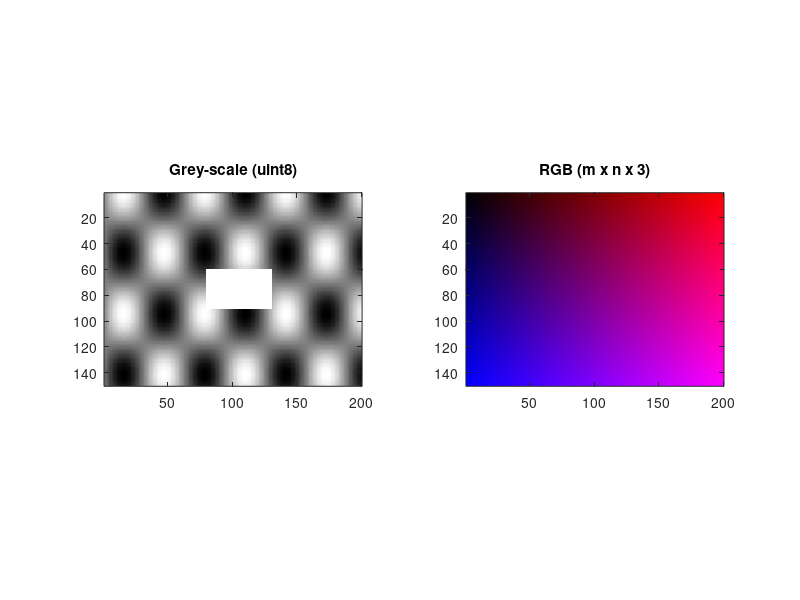

This chart was generated by the following MATLAB code:
% Day 100 · Image Processing Basics: Images as Matrices — Making and displaying an image matrix
% Run: open this file in MATLAB and press Run (or type example_1 in the Command Window)

[X, Y] = meshgrid(1:200, 1:150);
img = uint8(255 * (0.5 + 0.5*sin(X/10) .* cos(Y/15)));   % a grey-scale pattern
img(60:90, 80:130) = 255;                                 % a white rectangle
size(img), class(img)
subplot(1, 2, 1); imagesc(img); colormap(gray); axis image; title('Grey-scale (uint8)')
rgb = zeros(150, 200, 3, 'uint8');
rgb(:, :, 1) = uint8(255 * X/200);         % red increases to the right
rgb(:, :, 3) = uint8(255 * Y/150);         % blue increases downwards
subplot(1, 2, 2); image(rgb); axis image; title('RGB (m x n x 3)')
fprintf('Mean brightness %.1f, the pixel (100, 100) = %d\n', mean(img(:)), img(100, 100));
